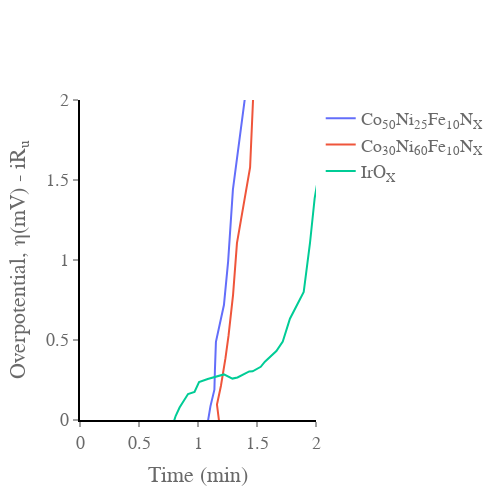

The notebook cell saved with this chart:
### Code cell
import numpy as np
import plotly.graph_objects as go
import pandas as pd
import plotly.express as px
from EC_data_processing_lib import get_header_length
from EC_data_processing_lib import analyse_file
from EC_data_processing_lib import get_decimal_separator
from pandas import DataFrame as df

fig = go.Figure()

#the following section uploads the data. You need to update the dataset array when you add or remove files. 
Co50Ni25Fe10Nx_dict = {
'Ru' : 0.85,  #measured resistance in ohms
'data' : 'Data_1/2022_01_24 Co50Ni25Fe25Nx elec1 set1_C05.mpt', #file path the slash needs to be '/' rather than the '\' which is automatic
'label' : 'Co<sub>50</sub>Ni<sub>25</sub>Fe<sub>10</sub>N<sub>X</sub>',
'cal' : 0.309, #calibration of the Hg/HgO electrode vs RHE converting to overpotential vs OER MUST BE UPDATED WHEN USING A DIFFERENT REF ELECTRODE
}

Co30Ni60Fe10Nx_dict = {
'Ru' : 0.85,  #measured resistance in ohms
'data' : 'Data_1/2022_01_25 Co30Ni60Fe10Nx 1mg  ref309 elect1 set_C05.mpt',
'label' : 'Co<sub>30</sub>Ni<sub>60</sub>Fe<sub>10</sub>N<sub>X</sub>',
'cal' : 0.309,
}

IrOx_dict = {
'Ru' : 0.85,  #measured resistance in ohms
'data' : 'Data_1/2022_01_26 IrOx 1mg  ref309 elect1_C05.mpt',
'label' : 'IrO<sub>X</sub>',
'cal' : 0.309,
}

dataset = [Co50Ni25Fe10Nx_dict,Co30Ni60Fe10Nx_dict, IrOx_dict]
for i in dataset:
    headerlength = get_header_length(i['data'])
    data = pd.read_csv(i['data'], encoding='ansi', sep="\t", decimal=get_decimal_separator(i['data']),  skiprows=range(headerlength))
    real = data['Re(Z)/Ohm']
    imaginary = data['-Im(Z)/Ohm']
    
      
   

    fig.add_trace(go.Scatter(
        x=real,
        y=imaginary,
        name= i['label']
    )
    
    
    
    )
fig.update_xaxes(range=[0, 2],
    nticks=10,
    ticks='outside',
    showgrid=False, gridwidth=1, gridcolor='grey',
    zeroline=False, zerolinecolor='grey', zerolinewidth= 1,
    showline=True, linewidth=2, linecolor='black')

fig.update_yaxes(range=[0, 2],
    nticks=10,
    showgrid=False, gridwidth=1, gridcolor='grey',
    ticks='outside',
    zeroline=True, zerolinecolor='grey', zerolinewidth= 1,
    showline=True, linewidth=2, linecolor='black')
fig.update_layout(
    #title="CV",
    xaxis_title="Time (min)",
    yaxis_title="Overpotential, η(mV) - iR<sub>u</sub>",
    font=dict(
        family="Times New Roman, monospace",
        size=18,
        color="dimgrey"
        
    )
)

fig.update_layout({
    "plot_bgcolor": "rgba(0, 0, 0, 0)",
    'paper_bgcolor': 'rgba(0, 0, 0, 0)', #sets the background to be transparent... might appear black in .jpeg but will be transparent in the .svg
})
fig.update_layout(
    width = 500,
    height = 500)
fig.show()
fig.write_image('PEIS.jpeg')
fig.write_image('PEIS.svg')

### Figure 1 — Plotly figure (JSON) as saved in the notebook; plotly's stock layout.template omitted (floating-point values rounded to 4 significant figures)
{"data": [{"name": "Co<sub>50</sub>Ni<sub>25</sub>Fe<sub>10</sub>N<sub>X</sub>", "type": "scatter", "x": [1.6, 1.153, 1.087, 1.08, 1.106, 1.139, 1.143, 1.152, 1.22, 1.255, 1.296, 1.401, 1.514, 1.573, 1.893, 2.342, 2.582, 3.79, 4.069, 5.36, 6.838, 10.54, 16.34, 29.49, 43.93, 48.52, 78.2, 139.7, 212.3, 294.4, 492.0], "y": [-1.355, -0.5596, -0.2072, -0.02841, 0.08666, 0.1898, 0.3084, 0.4883, 0.7188, 0.9916, 1.44, 2.033, 2.951, 4.206, 6.099, 8.757, 12.4, 18.24, 26.93, 37.84, 55.53, 76.47, 112.6, 156.7, 237.5, 317.5, 465.1, 635.3, 978.6, 1341.0, 1818.0]}, {"name": "Co<sub>30</sub>Ni<sub>60</sub>Fe<sub>10</sub>N<sub>X</sub>", "type": "scatter", "x": [1.713, 1.252, 1.162, 1.177, 1.161, 1.194, 1.233, 1.259, 1.297, 1.33, 1.441, 1.478, 1.669, 1.806, 1.909, 2.074, 3.031, 3.026, 4.104, 5.12, 8.112, 10.98, 15.93, 21.05, 34.55, 43.78, 79.9, 93.51], "y": [-1.371, -0.5176, -0.1881, 0.0004687, 0.09654, 0.2128, 0.3862, 0.5283, 0.7822, 1.105, 1.578, 2.204, 3.129, 4.477, 6.61, 9.588, 13.59, 19.44, 28.77, 41.71, 59.29, 85.27, 120.1, 175.1, 264.1, 374.6, 497.8, 729.2]}, {"name": "IrO<sub>X</sub>", "type": "scatter", "x": [1.243, 0.8676, 0.8097, 0.7875, 0.7867, 0.8104, 0.8438, 0.8764, 0.9156, 0.9705, 1.009, 1.082, 1.157, 1.22, 1.292, 1.335, 1.434, 1.463, 1.532, 1.567, 1.664, 1.718, 1.779, 1.896, 1.949, 1.988, 2.15, 2.16, 2.396, 2.633, 2.936, 3.384, 4.014], "y": [-1.363, -0.5374, -0.2529, -0.1135, -0.02919, 0.02502, 0.07839, 0.1146, 0.1623, 0.1754, 0.2373, 0.2562, 0.271, 0.2848, 0.2588, 0.2656, 0.3034, 0.3044, 0.3327, 0.3645, 0.4308, 0.4904, 0.6331, 0.8006, 1.103, 1.385, 2.08, 2.883, 4.084, 5.78, 8.283, 11.83, 17.09]}], "layout": {"font": {"color": "dimgrey", "family": "Times New Roman, monospace", "size": 18}, "height": 500, "paper_bgcolor": "rgba(0, 0, 0, 0)", "plot_bgcolor": "rgba(0, 0, 0, 0)", "width": 500, "xaxis": {"gridcolor": "grey", "gridwidth": 1, "linecolor": "black", "linewidth": 2, "nticks": 10, "range": [0, 2], "showgrid": false, "showline": true, "ticks": "outside", "title": {"text": "Time (min)"}, "zeroline": false, "zerolinecolor": "grey", "zerolinewidth": 1}, "yaxis": {"gridcolor": "grey", "gridwidth": 1, "linecolor": "black", "linewidth": 2, "nticks": 10, "range": [0, 2], "showgrid": false, "showline": true, "ticks": "outside", "title": {"text": "Overpotential, η(mV) - iR<sub>u</sub>"}, "zeroline": true, "zerolinecolor": "grey", "zerolinewidth": 1}}}
